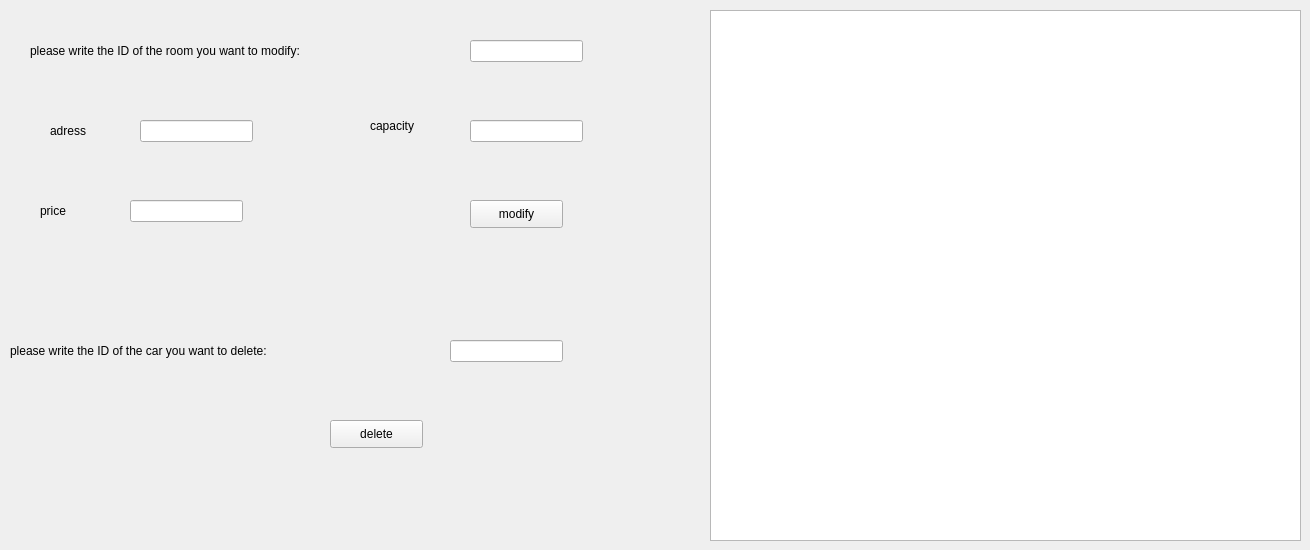
     <widget class="QWidget" name="tab_33">
      <attribute name="title">
       <string>delete/modify</string>
      </attribute>
      <widget class="QTableView" name="table_salle1">
       <property name="geometry">
        <rect>
         <x>710</x>
         <y>10</y>
         <width>591</width>
         <height>531</height>
        </rect>
       </property>
      </widget>
      <widget class="QLabel" name="label_79">
       <property name="geometry">
        <rect>
         <x>30</x>
         <y>30</y>
         <width>441</width>
         <height>41</height>
        </rect>
       </property>
       <property name="text">
        <string>please write the ID of the room you want to modify:</string>
       </property>
      </widget>
      <widget class="QLineEdit" name="IDsalle_modif">
       <property name="geometry">
        <rect>
         <x>470</x>
         <y>40</y>
         <width>113</width>
         <height>22</height>
        </rect>
       </property>
      </widget>
      <widget class="QLineEdit" name="adressesalle_modif">
       <property name="geometry">
        <rect>
         <x>140</x>
         <y>120</y>
         <width>113</width>
         <height>22</height>
        </rect>
       </property>
      </widget>
      <widget class="QLineEdit" name="capacitysallemodif">
       <property name="geometry">
        <rect>
         <x>470</x>
         <y>120</y>
         <width>113</width>
         <height>22</height>
        </rect>
       </property>
      </widget>
      <widget class="QLineEdit" name="pricesalle_modif">
       <property name="geometry">
        <rect>
         <x>130</x>
         <y>200</y>
         <width>113</width>
         <height>22</height>
        </rect>
       </property>
      </widget>
      <widget class="QPushButton" name="modifsalle">
       <property name="geometry">
        <rect>
         <x>470</x>
         <y>200</y>
         <width>93</width>
         <height>28</height>
        </rect>
       </property>
       <property name="text">
        <string>modify</string>
       </property>
      </widget>
      <widget class="QLabel" name="label_127">
       <property name="geometry">
        <rect>
         <x>50</x>
         <y>120</y>
         <width>71</width>
         <height>21</height>
        </rect>
       </property>
       <property name="text">
        <string>adress</string>
       </property>
      </widget>
      <widget class="QLabel" name="label_128">
       <property name="geometry">
        <rect>
         <x>370</x>
         <y>110</y>
         <width>71</width>
         <height>31</height>
        </rect>
       </property>
       <property name="text">
        <string>capacity</string>
       </property>
      </widget>
      <widget class="QLabel" name="label_129">
       <property name="geometry">
        <rect>
         <x>40</x>
         <y>190</y>
         <width>56</width>
         <height>41</height>
        </rect>
       </property>
       <property name="text">
        <string>price</string>
       </property>
      </widget>
      <widget class="QLabel" name="label_130">
       <property name="geometry">
        <rect>
         <x>10</x>
         <y>330</y>
         <width>421</width>
         <height>41</height>
        </rect>
       </property>
       <property name="text">
        <string>please write the ID of the car you want to delete:</string>
       </property>
      </widget>
      <widget class="QLineEdit" name="idsalle_delete">
       <property name="geometry">
        <rect>
         <x>450</x>
         <y>340</y>
         <width>113</width>
         <height>22</height>
        </rect>
       </property>
      </widget>
      <widget class="QPushButton" name="delete_salle">
       <property name="geometry">
        <rect>
         <x>330</x>
         <y>420</y>
         <width>93</width>
         <height>28</height>
        </rect>
       </property>
       <property name="text">
        <string>delete</string>
       </property>
      </widget>
     </widget>
